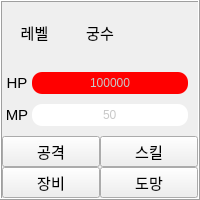
       <widget class="QFrame" name="frame_2">
        <property name="sizePolicy">
         <sizepolicy hsizetype="Expanding" vsizetype="Preferred">
          <horstretch>0</horstretch>
          <verstretch>0</verstretch>
         </sizepolicy>
        </property>
        <property name="minimumSize">
         <size>
          <width>180</width>
          <height>200</height>
         </size>
        </property>
        <property name="maximumSize">
         <size>
          <width>16777215</width>
          <height>200</height>
         </size>
        </property>
        <property name="frameShape">
         <enum>QFrame::Box</enum>
        </property>
        <property name="frameShadow">
         <enum>QFrame::Raised</enum>
        </property>
        <layout class="QGridLayout" name="gridLayout_5">
         <property name="leftMargin">
          <number>0</number>
         </property>
         <property name="topMargin">
          <number>0</number>
         </property>
         <property name="rightMargin">
          <number>0</number>
         </property>
         <property name="bottomMargin">
          <number>0</number>
         </property>
         <property name="spacing">
          <number>0</number>
         </property>
         <item row="2" column="0">
          <layout class="QHBoxLayout" name="horizontalLayout_5">
           <property name="spacing">
            <number>0</number>
           </property>
           <property name="rightMargin">
            <number>10</number>
           </property>
           <property name="bottomMargin">
            <number>10</number>
           </property>
           <item>
            <widget class="QLabel" name="mp_2">
             <property name="sizePolicy">
              <sizepolicy hsizetype="Preferred" vsizetype="Preferred">
               <horstretch>0</horstretch>
               <verstretch>0</verstretch>
              </sizepolicy>
             </property>
             <property name="minimumSize">
              <size>
               <width>30</width>
               <height>0</height>
              </size>
             </property>
             <property name="font">
              <font>
               <pointsize>11</pointsize>
              </font>
             </property>
             <property name="text">
              <string>MP</string>
             </property>
             <property name="scaledContents">
              <bool>true</bool>
             </property>
             <property name="alignment">
              <set>Qt::AlignCenter</set>
             </property>
            </widget>
           </item>
           <item>
            <widget class="QProgressBar" name="mp_archer">
             <property name="styleSheet">
              <string notr="true">QProgressBar{
  background-color: rgb(255, 255, 255);
  color:rgb(200,200,200);
  border-style: none;
  border-bottom-right-radius: 10px;
  border-bottom-left-radius: 10px;
  border-top-right-radius: 10px;
  border-top-left-radius: 10px;
  text-align: center;}
QProgressBar::chunk{
 border-bottom-right-radius: 10px;
 border-bottom-left-radius: 10px;
 border-top-right-radius: 10px;
 border-top-left-radius: 10px;
background-color: rgb(0, 0, 255);
 }</string>
             </property>
             <property name="maximum">
              <number>999999999</number>
             </property>
             <property name="value">
              <number>50</number>
             </property>
             <property name="textDirection">
              <enum>QProgressBar::TopToBottom</enum>
             </property>
             <property name="format">
              <string>%v</string>
             </property>
            </widget>
           </item>
          </layout>
         </item>
         <item row="1" column="0">
          <layout class="QHBoxLayout" name="horizontalLayout_6">
           <property name="spacing">
            <number>0</number>
           </property>
           <property name="rightMargin">
            <number>10</number>
           </property>
           <property name="bottomMargin">
            <number>10</number>
           </property>
           <item>
            <widget class="QLabel" name="hp_2">
             <property name="sizePolicy">
              <sizepolicy hsizetype="Preferred" vsizetype="Preferred">
               <horstretch>0</horstretch>
               <verstretch>0</verstretch>
              </sizepolicy>
             </property>
             <property name="minimumSize">
              <size>
               <width>30</width>
               <height>0</height>
              </size>
             </property>
             <property name="font">
              <font>
               <pointsize>11</pointsize>
              </font>
             </property>
             <property name="text">
              <string>HP</string>
             </property>
             <property name="scaledContents">
              <bool>true</bool>
             </property>
             <property name="alignment">
              <set>Qt::AlignCenter</set>
             </property>
            </widget>
           </item>
           <item>
            <widget class="QProgressBar" name="hp_archer">
             <property name="styleSheet">
              <string notr="true">QProgressBar{
  background-color: rgb(255, 255, 255);
  color:rgb(200,200,200);
  border-style: none;
  border-bottom-right-radius: 10px;
  border-bottom-left-radius: 10px;
  border-top-right-radius: 10px;
  border-top-left-radius: 10px;
  text-align: center;}
QProgressBar::chunk{
 border-bottom-right-radius: 10px;
 border-bottom-left-radius: 10px;
 border-top-right-radius: 10px;
 border-top-left-radius: 10px;
 background-color: rgb(255, 0, 0);
 }</string>
             </property>
             <property name="maximum">
              <number>999999999</number>
             </property>
             <property name="value">
              <number>12423423</number>
             </property>
             <property name="textDirection">
              <enum>QProgressBar::TopToBottom</enum>
             </property>
             <property name="format">
              <string>%v</string>
             </property>
            </widget>
           </item>
          </layout>
         </item>
         <item row="0" column="0">
          <layout class="QHBoxLayout" name="horizontalLayout_7">
           <property name="spacing">
            <number>0</number>
           </property>
           <property name="bottomMargin">
            <number>10</number>
           </property>
           <item>
            <widget class="QLabel" name="lv_archer">
             <property name="minimumSize">
              <size>
               <width>30</width>
               <height>0</height>
              </size>
             </property>
             <property name="maximumSize">
              <size>
               <width>100</width>
               <height>30</height>
              </size>
             </property>
             <property name="font">
              <font>
               <pointsize>11</pointsize>
              </font>
             </property>
             <property name="text">
              <string>레벨</string>
             </property>
             <property name="alignment">
              <set>Qt::AlignCenter</set>
             </property>
            </widget>
           </item>
           <item>
            <widget class="QLabel" name="archer">
             <property name="maximumSize">
              <size>
               <width>16777215</width>
               <height>30</height>
              </size>
             </property>
             <property name="font">
              <font>
               <pointsize>11</pointsize>
              </font>
             </property>
             <property name="text">
              <string>궁수</string>
             </property>
             <property name="alignment">
              <set>Qt::AlignCenter</set>
             </property>
            </widget>
           </item>
           <item>
            <widget class="QLabel" name="img_archer">
             <property name="text">
              <string/>
             </property>
            </widget>
           </item>
          </layout>
         </item>
         <item row="3" column="0">
          <layout class="QGridLayout" name="gridLayout_6">
           <property name="spacing">
            <number>0</number>
           </property>
           <item row="0" column="1">
            <widget class="QPushButton" name="pb_skill_archer">
             <property name="font">
              <font>
               <pointsize>11</pointsize>
              </font>
             </property>
             <property name="text">
              <string>스킬</string>
             </property>
            </widget>
           </item>
           <item row="0" column="0">
            <widget class="QPushButton" name="pb_atk_archer">
             <property name="font">
              <font>
               <pointsize>11</pointsize>
              </font>
             </property>
             <property name="text">
              <string>공격</string>
             </property>
            </widget>
           </item>
           <item row="1" column="0">
            <widget class="QPushButton" name="pb_equip_archer">
             <property name="font">
              <font>
               <pointsize>11</pointsize>
              </font>
             </property>
             <property name="text">
              <string>장비</string>
             </property>
            </widget>
           </item>
           <item row="1" column="1">
            <widget class="QPushButton" name="pb_run_archer">
             <property name="font">
              <font>
               <pointsize>11</pointsize>
              </font>
             </property>
             <property name="text">
              <string>도망</string>
             </property>
            </widget>
           </item>
          </layout>
         </item>
        </layout>
       </widget>
